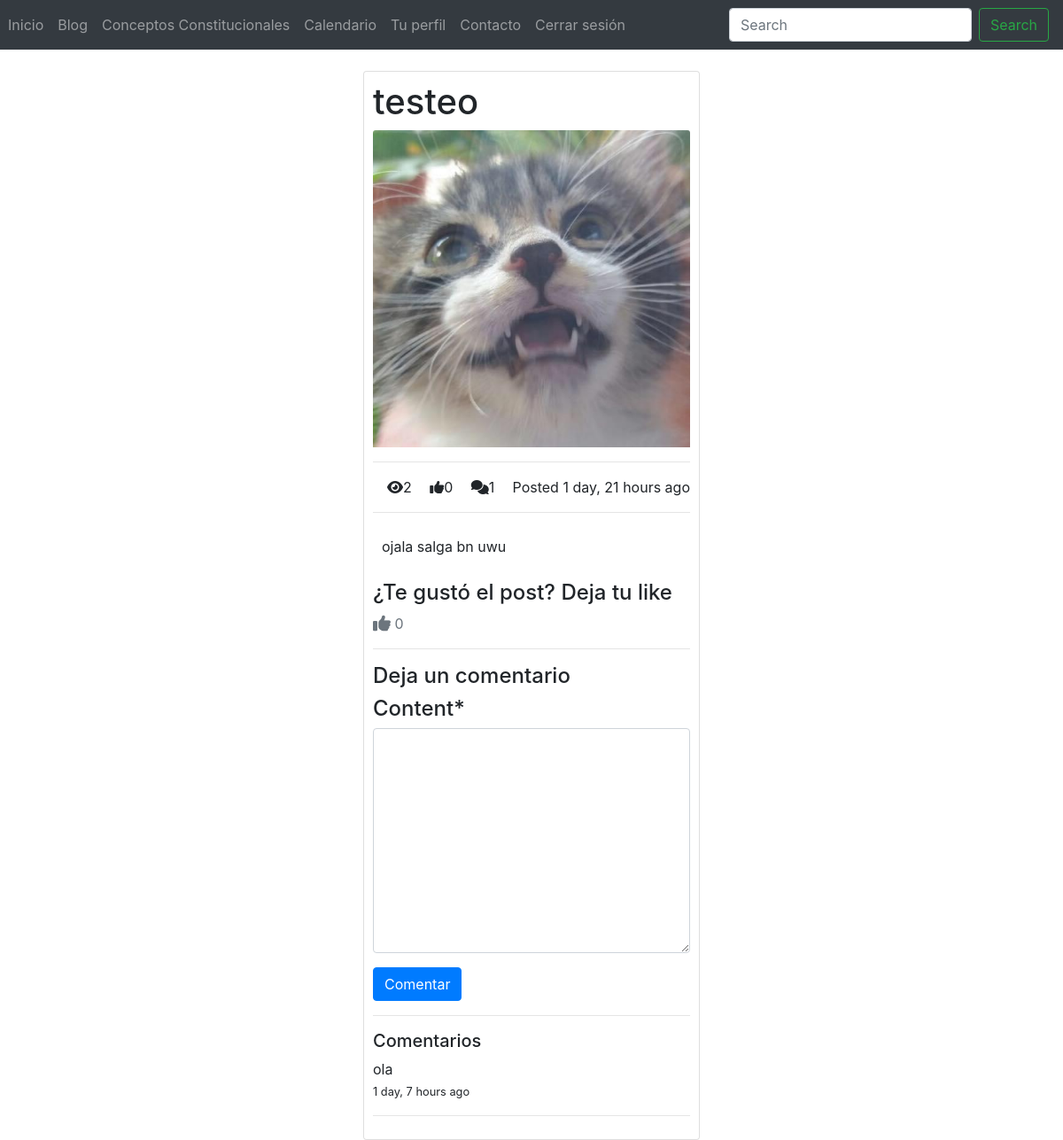
The app's page /test/ (signed in) with its own data.
### posts/models.py (models this page shows, shortened)
class Post(models.Model):
    title = models.CharField(max_length=100)
    content = models.TextField()
    thumbnail = models.ImageField()
    publish_date = models.DateTimeField(auto_now_add=True)
    last_update = models.DateTimeField(auto_now = True)
    author = models.ForeignKey(User, on_delete=models.CASCADE)
    slug = models.SlugField()
    def get_like_url(self):
        return reverse("like", kwargs={
            'slug': self.slug
        })
    @property
    def comments(self):
        return self.comment_set.all()
    @property
    def get_comment_count(self):
        return self.comment_set.all().count()
    @property
    def get_view_count(self):
        return self.postview_set.all().count()
    @property
    def get_like_count(self):
        return self.like_set.all().count()

class Comment(models.Model):
    user = models.ForeignKey(User, on_delete=models.CASCADE)
    post = models.ForeignKey(Post, on_delete=models.CASCADE)
    timestamp = models.DateTimeField(auto_now_add = True)
    content = models.TextField()

### posts/views.py (the view, shortened to what this page needs)
# urls.py: path('<slug>/', PostDetailView.as_view(), name='detail'),
class PostDetailView(DetailView):
    model = Post
    def get_context_data(self, **kwargs):
        context = super().get_context_data(**kwargs)
        context.update({
            'form': CommentForm()
        })
        return context
    def get_object(self, **kwargs):
        object = super().get_object(**kwargs)
        if self.request.user.is_authenticated:
            PostView.objects.get_or_create(user=self.request.user, post=object)
        return object

### posts/forms.py
class CommentForm(forms.ModelForm):
    class Meta:
        model = Comment
        fields =('content', )

### templates/posts/post_detail.html (shortened to what this page needs)
{% extends 'base.html' %}
{% load crispy_forms_tags %}
{% block content %}
    <div class='row'>
    <div class = 'col-4 offset-4'>
    <div class = 'card' style = 'padding: 10px;'>
        <h1>{{object.title}}</h1>
        <img src="{{ object.thumbnail.url }}" class="card-img-top" alt="...">
        <hr/>
        <div>
            <span><i class = 'fas fa-eye ml-3'></i>{{ object.get_view_count }}</span>
            <span><i class = 'fas fa-thumbs-up ml-3'></i>{{ object.get_like_count }}</span>
            <span><i class = 'fas fa-comments ml-3'></i>{{ object.get_comment_count }}</span>
            <span class='float-right'>Posted {{ object.publish_date|timesince }} ago</span>
        </div>
        <hr/>
        <div style = 'padding: 10px;'>
        <p>{{ object.content }}</p>
        </div>
        <div>
            <h4>¿Te gustó el post? Deja tu like</h4>
            <a class='text-muted' href='{{ object.get_like_url }}'>
            <i class ='fas fa-thumbs-up fa-lg'></i>
            {{ object.get_like_count }}
            </a>
            <hr />
            {% if request.user.is_authenticated %}
                <h4>Deja un comentario<h4>
                <form method='POST'>
                    {{ form|crispy }}
                    <button class='btn btn-primary' type= 'submit'>Comentar</button>
                </form>
                <hr />
                <h5>Comentarios</h5>
                {% for comment in object.comments %}
                    <div>
                        <p>{{ comment.content }}
                        <br />
                        <small>{{ comment.timestamp|timesince }} ago</small>
                        </p>
                    </div>
                    <hr />
                {% endfor %}
            {% endif %}
        </div>
    </div>
    </div>
    </div>
{% endblock content %}

### records on screen
Post: title "testeo", thumbnail (picture), get_view_count "2", get_like_count "0", get_comment_count "1", publish_date "1 day, 21 hours", content "ojala salga bn uwu"
Comment: content "ola", timestamp "1 day, 7 hours"
